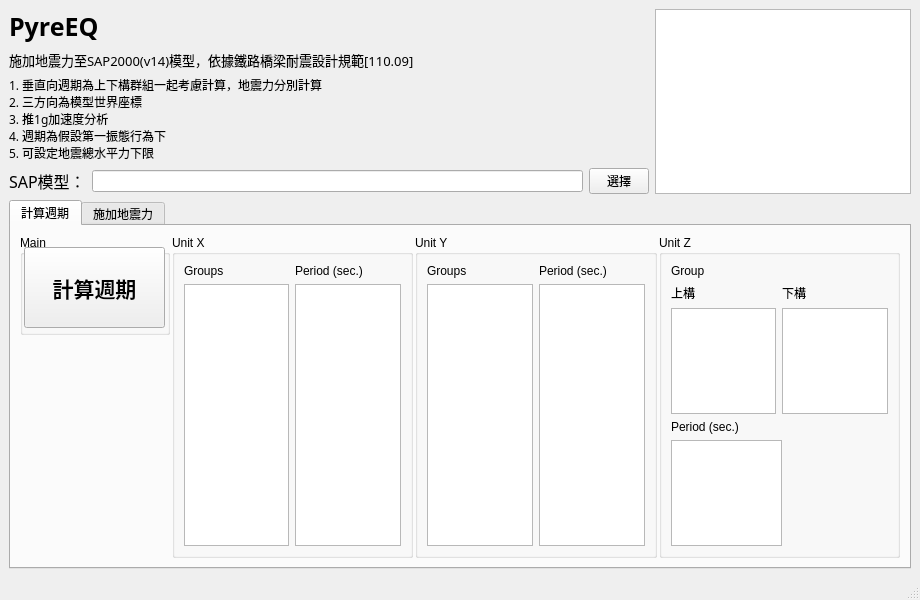
<?xml version="1.0" encoding="UTF-8"?>
<ui version="4.0">
 <class>MainWindow</class>
 <widget class="QMainWindow" name="MainWindow">
  <property name="geometry">
   <rect>
    <x>0</x>
    <y>0</y>
    <width>920</width>
    <height>600</height>
   </rect>
  </property>
  <property name="windowTitle">
   <string>MainWindow</string>
  </property>
  <widget class="QWidget" name="centralwidget">
   <property name="sizePolicy">
    <sizepolicy hsizetype="Expanding" vsizetype="Expanding">
     <horstretch>0</horstretch>
     <verstretch>0</verstretch>
    </sizepolicy>
   </property>
   <layout class="QVBoxLayout" name="verticalLayout_2">
    <item>
     <layout class="QVBoxLayout" name="verticalLayout">
      <property name="sizeConstraint">
       <enum>QLayout::SetNoConstraint</enum>
      </property>
      <item>
       <layout class="QHBoxLayout" name="horizontalLayout_4">
        <item>
         <layout class="QVBoxLayout" name="verticalLayout_16">
          <item>
           <widget class="QLabel" name="label">
            <property name="sizePolicy">
             <sizepolicy hsizetype="Expanding" vsizetype="Preferred">
              <horstretch>0</horstretch>
              <verstretch>0</verstretch>
             </sizepolicy>
            </property>
            <property name="font">
             <font>
              <family>華康中圓體(P)</family>
              <pointsize>19</pointsize>
              <weight>75</weight>
              <bold>true</bold>
             </font>
            </property>
            <property name="text">
             <string>PyreEQ</string>
            </property>
            <property name="margin">
             <number>2</number>
            </property>
           </widget>
          </item>
          <item>
           <widget class="QLabel" name="label_2">
            <property name="sizePolicy">
             <sizepolicy hsizetype="Expanding" vsizetype="Preferred">
              <horstretch>0</horstretch>
              <verstretch>0</verstretch>
             </sizepolicy>
            </property>
            <property name="sizeIncrement">
             <size>
              <width>0</width>
              <height>0</height>
             </size>
            </property>
            <property name="font">
             <font>
              <family>華康中圓體</family>
              <pointsize>10</pointsize>
             </font>
            </property>
            <property name="text">
             <string>施加地震力至SAP2000(v14)模型，依據鐵路橋梁耐震設計規範[110.09]</string>
            </property>
            <property name="margin">
             <number>4</number>
            </property>
           </widget>
          </item>
          <item>
           <widget class="QLabel" name="label_3">
            <property name="font">
             <font>
              <family>華康中圓體</family>
             </font>
            </property>
            <property name="text">
             <string>1. 垂直向週期為上下構群組一起考慮計算，地震力分別計算
2. 三方向為模型世界座標
3. 推1g加速度分析
4. 週期為假設第一振態行為下
5. 可設定地震總水平力下限</string>
            </property>
            <property name="alignment">
             <set>Qt::AlignLeading|Qt::AlignLeft|Qt::AlignTop</set>
            </property>
           </widget>
          </item>
          <item>
           <layout class="QHBoxLayout" name="horizontalLayout_2">
            <item>
             <widget class="QLabel" name="label_4">
              <property name="sizePolicy">
               <sizepolicy hsizetype="Preferred" vsizetype="Minimum">
                <horstretch>0</horstretch>
                <verstretch>0</verstretch>
               </sizepolicy>
              </property>
              <property name="minimumSize">
               <size>
                <width>0</width>
                <height>20</height>
               </size>
              </property>
              <property name="font">
               <font>
                <family>華康中圓體</family>
                <pointsize>12</pointsize>
               </font>
              </property>
              <property name="text">
               <string>SAP模型：</string>
              </property>
              <property name="margin">
               <number>4</number>
              </property>
             </widget>
            </item>
            <item>
             <widget class="QLineEdit" name="lineEdit"/>
            </item>
            <item>
             <widget class="QPushButton" name="pushButton">
              <property name="sizePolicy">
               <sizepolicy hsizetype="Fixed" vsizetype="Fixed">
                <horstretch>0</horstretch>
                <verstretch>0</verstretch>
               </sizepolicy>
              </property>
              <property name="maximumSize">
               <size>
                <width>60</width>
                <height>16777215</height>
               </size>
              </property>
              <property name="text">
               <string>選擇</string>
              </property>
             </widget>
            </item>
           </layout>
          </item>
         </layout>
        </item>
        <item>
         <widget class="QTextBrowser" name="status">
          <property name="sizePolicy">
           <sizepolicy hsizetype="Maximum" vsizetype="Expanding">
            <horstretch>0</horstretch>
            <verstretch>0</verstretch>
           </sizepolicy>
          </property>
          <property name="maximumSize">
           <size>
            <width>1000</width>
            <height>16777215</height>
           </size>
          </property>
         </widget>
        </item>
       </layout>
      </item>
      <item>
       <layout class="QHBoxLayout" name="horizontalLayout">
        <item>
         <widget class="QTabWidget" name="tabWidget">
          <property name="sizePolicy">
           <sizepolicy hsizetype="Expanding" vsizetype="Expanding">
            <horstretch>0</horstretch>
            <verstretch>0</verstretch>
           </sizepolicy>
          </property>
          <property name="currentIndex">
           <number>0</number>
          </property>
          <widget class="QWidget" name="tab">
           <attribute name="title">
            <string>計算週期</string>
           </attribute>
           <layout class="QVBoxLayout" name="verticalLayout_6">
            <item>
             <layout class="QVBoxLayout" name="verticalLayout_3">
              <property name="sizeConstraint">
               <enum>QLayout::SetNoConstraint</enum>
              </property>
              <item>
               <layout class="QHBoxLayout" name="horizontalLayout_5">
                <property name="spacing">
                 <number>2</number>
                </property>
                <property name="sizeConstraint">
                 <enum>QLayout::SetDefaultConstraint</enum>
                </property>
                <item>
                 <layout class="QVBoxLayout" name="verticalLayout_18">
                  <item>
                   <widget class="QGroupBox" name="groupBox">
                    <property name="sizePolicy">
                     <sizepolicy hsizetype="Fixed" vsizetype="Fixed">
                      <horstretch>0</horstretch>
                      <verstretch>0</verstretch>
                     </sizepolicy>
                    </property>
                    <property name="minimumSize">
                     <size>
                      <width>150</width>
                      <height>100</height>
                     </size>
                    </property>
                    <property name="maximumSize">
                     <size>
                      <width>200</width>
                      <height>100</height>
                     </size>
                    </property>
                    <property name="title">
                     <string>Main</string>
                    </property>
                    <widget class="QPushButton" name="pushButton_2">
                     <property name="geometry">
                      <rect>
                       <x>4</x>
                       <y>12</y>
                       <width>141</width>
                       <height>81</height>
                      </rect>
                     </property>
                     <property name="sizePolicy">
                      <sizepolicy hsizetype="Fixed" vsizetype="Fixed">
                       <horstretch>0</horstretch>
                       <verstretch>0</verstretch>
                      </sizepolicy>
                     </property>
                     <property name="font">
                      <font>
                       <family>華康中圓體</family>
                       <pointsize>16</pointsize>
                       <weight>75</weight>
                       <bold>true</bold>
                      </font>
                     </property>
                     <property name="text">
                      <string>計算週期</string>
                     </property>
                    </widget>
                   </widget>
                  </item>
                  <item>
                   <spacer name="verticalSpacer">
                    <property name="orientation">
                     <enum>Qt::Vertical</enum>
                    </property>
                    <property name="sizeHint" stdset="0">
                     <size>
                      <width>20</width>
                      <height>40</height>
                     </size>
                    </property>
                   </spacer>
                  </item>
                 </layout>
                </item>
                <item>
                 <widget class="QGroupBox" name="groupBox_2">
                  <property name="sizePolicy">
                   <sizepolicy hsizetype="Expanding" vsizetype="Expanding">
                    <horstretch>0</horstretch>
                    <verstretch>0</verstretch>
                   </sizepolicy>
                  </property>
                  <property name="title">
                   <string>Unit X</string>
                  </property>
                  <layout class="QHBoxLayout" name="horizontalLayout_7">
                   <item>
                    <layout class="QHBoxLayout" name="horizontalLayout_6">
                     <item>
                      <layout class="QVBoxLayout" name="verticalLayout_4">
                       <item>
                        <widget class="QLabel" name="label_5">
                         <property name="text">
                          <string>Groups</string>
                         </property>
                        </widget>
                       </item>
                       <item>
                        <widget class="QListWidget" name="listWidget">
                         <property name="selectionMode">
                          <enum>QAbstractItemView::MultiSelection</enum>
                         </property>
                        </widget>
                       </item>
                      </layout>
                     </item>
                     <item>
                      <layout class="QVBoxLayout" name="verticalLayout_5">
                       <item>
                        <widget class="QLabel" name="label_6">
                         <property name="text">
                          <string>Period (sec.)</string>
                         </property>
                        </widget>
                       </item>
                       <item>
                        <widget class="QListWidget" name="listWidget_2">
                         <property name="selectionMode">
                          <enum>QAbstractItemView::MultiSelection</enum>
                         </property>
                        </widget>
                       </item>
                      </layout>
                     </item>
                    </layout>
                   </item>
                  </layout>
                 </widget>
                </item>
                <item>
                 <widget class="QGroupBox" name="groupBox_3">
                  <property name="sizePolicy">
                   <sizepolicy hsizetype="Expanding" vsizetype="Preferred">
                    <horstretch>0</horstretch>
                    <verstretch>0</verstretch>
                   </sizepolicy>
                  </property>
                  <property name="title">
                   <string>Unit Y</string>
                  </property>
                  <layout class="QHBoxLayout" name="horizontalLayout_9">
                   <item>
                    <layout class="QHBoxLayout" name="horizontalLayout_8">
                     <item>
                      <layout class="QVBoxLayout" name="verticalLayout_8">
                       <item>
                        <widget class="QLabel" name="label_8">
                         <property name="text">
                          <string>Groups</string>
                         </property>
                        </widget>
                       </item>
                       <item>
                        <widget class="QListWidget" name="listWidget_4">
                         <property name="selectionMode">
                          <enum>QAbstractItemView::MultiSelection</enum>
                         </property>
                        </widget>
                       </item>
                      </layout>
                     </item>
                     <item>
                      <layout class="QVBoxLayout" name="verticalLayout_7">
                       <item>
                        <widget class="QLabel" name="label_7">
                         <property name="text">
                          <string>Period (sec.)</string>
                         </property>
                        </widget>
                       </item>
                       <item>
                        <widget class="QListWidget" name="listWidget_3">
                         <property name="selectionMode">
                          <enum>QAbstractItemView::MultiSelection</enum>
                         </property>
                        </widget>
                       </item>
                      </layout>
                     </item>
                    </layout>
                   </item>
                  </layout>
                 </widget>
                </item>
                <item>
                 <widget class="QGroupBox" name="groupBox_4">
                  <property name="sizePolicy">
                   <sizepolicy hsizetype="Expanding" vsizetype="Preferred">
                    <horstretch>0</horstretch>
                    <verstretch>0</verstretch>
                   </sizepolicy>
                  </property>
                  <property name="title">
                   <string>Unit Z</string>
                  </property>
                  <layout class="QHBoxLayout" name="horizontalLayout_10">
                   <item>
                    <layout class="QVBoxLayout" name="verticalLayout_9">
                     <item>
                      <widget class="QLabel" name="label_12">
                       <property name="text">
                        <string>Group</string>
                       </property>
                      </widget>
                     </item>
                     <item>
                      <layout class="QHBoxLayout" name="horizontalLayout_12">
                       <item>
                        <layout class="QVBoxLayout" name="verticalLayout_12">
                         <item>
                          <widget class="QLabel" name="label_10">
                           <property name="text">
                            <string>上構</string>
                           </property>
                          </widget>
                         </item>
                         <item>
                          <widget class="QListWidget" name="listWidget_6"/>
                         </item>
                        </layout>
                       </item>
                       <item>
                        <layout class="QVBoxLayout" name="verticalLayout_11">
                         <item>
                          <widget class="QLabel" name="label_9">
                           <property name="text">
                            <string>下構</string>
                           </property>
                          </widget>
                         </item>
                         <item>
                          <widget class="QListWidget" name="listWidget_8"/>
                         </item>
                        </layout>
                       </item>
                      </layout>
                     </item>
                     <item>
                      <layout class="QHBoxLayout" name="horizontalLayout_11">
                       <item>
                        <layout class="QVBoxLayout" name="verticalLayout_14">
                         <item>
                          <widget class="QLabel" name="label_11">
                           <property name="text">
                            <string>Period (sec.)</string>
                           </property>
                          </widget>
                         </item>
                         <item>
                          <widget class="QListWidget" name="listWidget_5"/>
                         </item>
                        </layout>
                       </item>
                       <item>
                        <spacer name="horizontalSpacer">
                         <property name="orientation">
                          <enum>Qt::Horizontal</enum>
                         </property>
                         <property name="sizeHint" stdset="0">
                          <size>
                           <width>250</width>
                           <height>20</height>
                          </size>
                         </property>
                        </spacer>
                       </item>
                       <item>
                        <layout class="QVBoxLayout" name="verticalLayout_13"/>
                       </item>
                      </layout>
                     </item>
                    </layout>
                   </item>
                  </layout>
                 </widget>
                </item>
               </layout>
              </item>
             </layout>
            </item>
           </layout>
          </widget>
          <widget class="QWidget" name="tab_2">
           <attribute name="title">
            <string>施加地震力</string>
           </attribute>
           <widget class="QWidget" name="layoutWidget">
            <property name="geometry">
             <rect>
              <x>0</x>
              <y>0</y>
              <width>891</width>
              <height>341</height>
             </rect>
            </property>
            <layout class="QHBoxLayout" name="horizontalLayout_14">
             <property name="spacing">
              <number>2</number>
             </property>
             <property name="sizeConstraint">
              <enum>QLayout::SetDefaultConstraint</enum>
             </property>
             <item>
              <layout class="QVBoxLayout" name="verticalLayout_19">
               <property name="sizeConstraint">
                <enum>QLayout::SetNoConstraint</enum>
               </property>
               <item>
                <widget class="QGroupBox" name="groupBox_5">
                 <property name="sizePolicy">
                  <sizepolicy hsizetype="Fixed" vsizetype="Fixed">
                   <horstretch>0</horstretch>
                   <verstretch>0</verstretch>
                  </sizepolicy>
                 </property>
                 <property name="minimumSize">
                  <size>
                   <width>130</width>
                   <height>100</height>
                  </size>
                 </property>
                 <property name="maximumSize">
                  <size>
                   <width>16777215</width>
                   <height>100</height>
                  </size>
                 </property>
                 <property name="title">
                  <string>Main</string>
                 </property>
                 <widget class="QPushButton" name="pushButton_3">
                  <property name="geometry">
                   <rect>
                    <x>4</x>
                    <y>12</y>
                    <width>121</width>
                    <height>81</height>
                   </rect>
                  </property>
                  <property name="sizePolicy">
                   <sizepolicy hsizetype="Fixed" vsizetype="Fixed">
                    <horstretch>0</horstretch>
                    <verstretch>0</verstretch>
                   </sizepolicy>
                  </property>
                  <property name="maximumSize">
                   <size>
                    <width>150</width>
                    <height>16777215</height>
                   </size>
                  </property>
                  <property name="font">
                   <font>
                    <family>華康中圓體</family>
                    <pointsize>14</pointsize>
                    <weight>75</weight>
                    <bold>true</bold>
                   </font>
                  </property>
                  <property name="text">
                   <string>施加地震力</string>
                  </property>
                 </widget>
                </widget>
               </item>
               <item>
                <spacer name="verticalSpacer_2">
                 <property name="orientation">
                  <enum>Qt::Vertical</enum>
                 </property>
                 <property name="sizeHint" stdset="0">
                  <size>
                   <width>20</width>
                   <height>40</height>
                  </size>
                 </property>
                </spacer>
               </item>
              </layout>
             </item>
             <item>
              <widget class="QGroupBox" name="groupBox_6">
               <property name="sizePolicy">
                <sizepolicy hsizetype="Expanding" vsizetype="Expanding">
                 <horstretch>0</horstretch>
                 <verstretch>0</verstretch>
                </sizepolicy>
               </property>
               <property name="title">
                <string>Unit X</string>
               </property>
               <widget class="QTableWidget" name="tableWidget">
                <property name="geometry">
                 <rect>
                  <x>10</x>
                  <y>20</y>
                  <width>221</width>
                  <height>311</height>
                 </rect>
                </property>
                <property name="minimumSize">
                 <size>
                  <width>0</width>
                  <height>0</height>
                 </size>
                </property>
                <property name="editTriggers">
                 <set>QAbstractItemView::AnyKeyPressed|QAbstractItemView::DoubleClicked|QAbstractItemView::EditKeyPressed|QAbstractItemView::SelectedClicked</set>
                </property>
                <property name="rowCount">
                 <number>8</number>
                </property>
                <property name="columnCount">
                 <number>2</number>
                </property>
                <attribute name="horizontalHeaderCascadingSectionResizes">
                 <bool>false</bool>
                </attribute>
                <attribute name="horizontalHeaderDefaultSectionSize">
                 <number>100</number>
                </attribute>
                <attribute name="horizontalHeaderMinimumSectionSize">
                 <number>25</number>
                </attribute>
                <row/>
                <row/>
                <row/>
                <row/>
                <row/>
                <row/>
                <row/>
                <row/>
                <column>
                 <property name="text">
                  <string>Groups</string>
                 </property>
                </column>
                <column>
                 <property name="text">
                  <string>Factors</string>
                 </property>
                </column>
               </widget>
              </widget>
             </item>
             <item>
              <widget class="QGroupBox" name="groupBox_7">
               <property name="sizePolicy">
                <sizepolicy hsizetype="Expanding" vsizetype="Expanding">
                 <horstretch>0</horstretch>
                 <verstretch>0</verstretch>
                </sizepolicy>
               </property>
               <property name="title">
                <string>Unit Y</string>
               </property>
               <widget class="QTableWidget" name="tableWidget_2">
                <property name="geometry">
                 <rect>
                  <x>11</x>
                  <y>20</y>
                  <width>221</width>
                  <height>311</height>
                 </rect>
                </property>
                <property name="rowCount">
                 <number>8</number>
                </property>
                <property name="columnCount">
                 <number>2</number>
                </property>
                <attribute name="horizontalHeaderDefaultSectionSize">
                 <number>100</number>
                </attribute>
                <row/>
                <row/>
                <row/>
                <row/>
                <row/>
                <row/>
                <row/>
                <row/>
                <column>
                 <property name="text">
                  <string>Groups</string>
                 </property>
                </column>
                <column>
                 <property name="text">
                  <string>Factors</string>
                 </property>
                </column>
               </widget>
              </widget>
             </item>
             <item>
              <layout class="QVBoxLayout" name="verticalLayout_21">
               <item>
                <widget class="QGroupBox" name="groupBox_8">
                 <property name="sizePolicy">
                  <sizepolicy hsizetype="Expanding" vsizetype="Minimum">
                   <horstretch>0</horstretch>
                   <verstretch>0</verstretch>
                  </sizepolicy>
                 </property>
                 <property name="minimumSize">
                  <size>
                   <width>270</width>
                   <height>160</height>
                  </size>
                 </property>
                 <property name="title">
                  <string>Unit Z</string>
                 </property>
                 <widget class="QTableWidget" name="tableWidget_3">
                  <property name="geometry">
                   <rect>
                    <x>10</x>
                    <y>20</y>
                    <width>251</width>
                    <height>101</height>
                   </rect>
                  </property>
                  <property name="minimumSize">
                   <size>
                    <width>250</width>
                    <height>0</height>
                   </size>
                  </property>
                  <property name="rowCount">
                   <number>2</number>
                  </property>
                  <property name="columnCount">
                   <number>2</number>
                  </property>
                  <row>
                   <property name="text">
                    <string>Super</string>
                   </property>
                  </row>
                  <row>
                   <property name="text">
                    <string>Sub</string>
                   </property>
                  </row>
                  <column>
                   <property name="text">
                    <string>Groups</string>
                   </property>
                  </column>
                  <column>
                   <property name="text">
                    <string>Factors</string>
                   </property>
                  </column>
                 </widget>
                </widget>
               </item>
               <item>
                <widget class="QGroupBox" name="groupBox_9">
                 <property name="sizePolicy">
                  <sizepolicy hsizetype="Expanding" vsizetype="Expanding">
                   <horstretch>0</horstretch>
                   <verstretch>0</verstretch>
                  </sizepolicy>
                 </property>
                 <property name="title">
                  <string>水平力調整</string>
                 </property>
                 <widget class="QWidget" name="verticalLayoutWidget">
                  <property name="geometry">
                   <rect>
                    <x>10</x>
                    <y>20</y>
                    <width>251</width>
                    <height>101</height>
                   </rect>
                  </property>
                  <layout class="QVBoxLayout" name="verticalLayout_20">
                   <item>
                    <widget class="QCheckBox" name="checkBox">
                     <property name="maximumSize">
                      <size>
                       <width>16777215</width>
                       <height>25</height>
                      </size>
                     </property>
                     <property name="font">
                      <font>
                       <family>華康中圓體</family>
                       <pointsize>11</pointsize>
                      </font>
                     </property>
                     <property name="text">
                      <string>開啟水平力調整</string>
                     </property>
                     <property name="checked">
                      <bool>true</bool>
                     </property>
                    </widget>
                   </item>
                   <item>
                    <widget class="QLabel" name="label_13">
                     <property name="minimumSize">
                      <size>
                       <width>0</width>
                       <height>15</height>
                      </size>
                     </property>
                     <property name="maximumSize">
                      <size>
                       <width>16777215</width>
                       <height>15</height>
                      </size>
                     </property>
                     <property name="font">
                      <font>
                       <family>華康中圓體</family>
                       <pointsize>11</pointsize>
                      </font>
                     </property>
                     <property name="text">
                      <string>水平力下限比例:</string>
                     </property>
                    </widget>
                   </item>
                   <item>
                    <layout class="QHBoxLayout" name="horizontalLayout_3">
                     <item>
                      <widget class="QLabel" name="label_14">
                       <property name="maximumSize">
                        <size>
                         <width>60</width>
                         <height>50</height>
                        </size>
                       </property>
                       <property name="font">
                        <font>
                         <family>Arial</family>
                         <pointsize>12</pointsize>
                         <weight>50</weight>
                         <bold>false</bold>
                        </font>
                       </property>
                       <property name="text">
                        <string>&lt;html&gt;&lt;head/&gt;&lt;body&gt;&lt;p&gt;&lt;span style=&quot; font-size:20px;&quot;&gt;Σp&lt;/span&gt;&lt;span style=&quot; font-family:'Arial,sans-serif'; font-size:20px;vertical-align:sub;&quot;&gt;ei &lt;/span&gt;&lt;span style=&quot;  font-size:22px;  &quot;&gt;≥&lt;/span&gt;&lt;/p&gt;&lt;/body&gt;&lt;/html&gt;</string>
                       </property>
                      </widget>
                     </item>
                     <item>
                      <widget class="QSpinBox" name="spinBox">
                       <property name="sizePolicy">
                        <sizepolicy hsizetype="Fixed" vsizetype="Fixed">
                         <horstretch>0</horstretch>
                         <verstretch>0</verstretch>
                        </sizepolicy>
                       </property>
                       <property name="minimumSize">
                        <size>
                         <width>80</width>
                         <height>20</height>
                        </size>
                       </property>
                       <property name="maximumSize">
                        <size>
                         <width>100</width>
                         <height>30</height>
                        </size>
                       </property>
                       <property name="font">
                        <font>
                         <family>Arial</family>
                         <pointsize>14</pointsize>
                        </font>
                       </property>
                       <property name="alignment">
                        <set>Qt::AlignCenter</set>
                       </property>
                       <property name="minimum">
                        <number>0</number>
                       </property>
                       <property name="maximum">
                        <number>100</number>
                       </property>
                       <property name="value">
                        <number>90</number>
                       </property>
                      </widget>
                     </item>
                     <item>
                      <widget class="QLabel" name="label_15">
                       <property name="maximumSize">
                        <size>
                         <width>50</width>
                         <height>30</height>
                        </size>
                       </property>
                       <property name="font">
                        <font>
                         <family>Arial</family>
                         <pointsize>14</pointsize>
                        </font>
                       </property>
                       <property name="text">
                        <string>%V</string>
                       </property>
                      </widget>
                     </item>
                     <item>
                      <spacer name="horizontalSpacer_2">
                       <property name="orientation">
                        <enum>Qt::Horizontal</enum>
                       </property>
                       <property name="sizeHint" stdset="0">
                        <size>
                         <width>40</width>
                         <height>20</height>
                        </size>
                       </property>
                      </spacer>
                     </item>
                    </layout>
                   </item>
                  </layout>
                 </widget>
                </widget>
               </item>
              </layout>
             </item>
            </layout>
           </widget>
          </widget>
         </widget>
        </item>
       </layout>
      </item>
     </layout>
    </item>
   </layout>
  </widget>
  <widget class="QMenuBar" name="menubar">
   <property name="geometry">
    <rect>
     <x>0</x>
     <y>0</y>
     <width>920</width>
     <height>21</height>
    </rect>
   </property>
  </widget>
  <widget class="QStatusBar" name="statusbar"/>
 </widget>
 <resources/>
 <connections/>
</ui>
